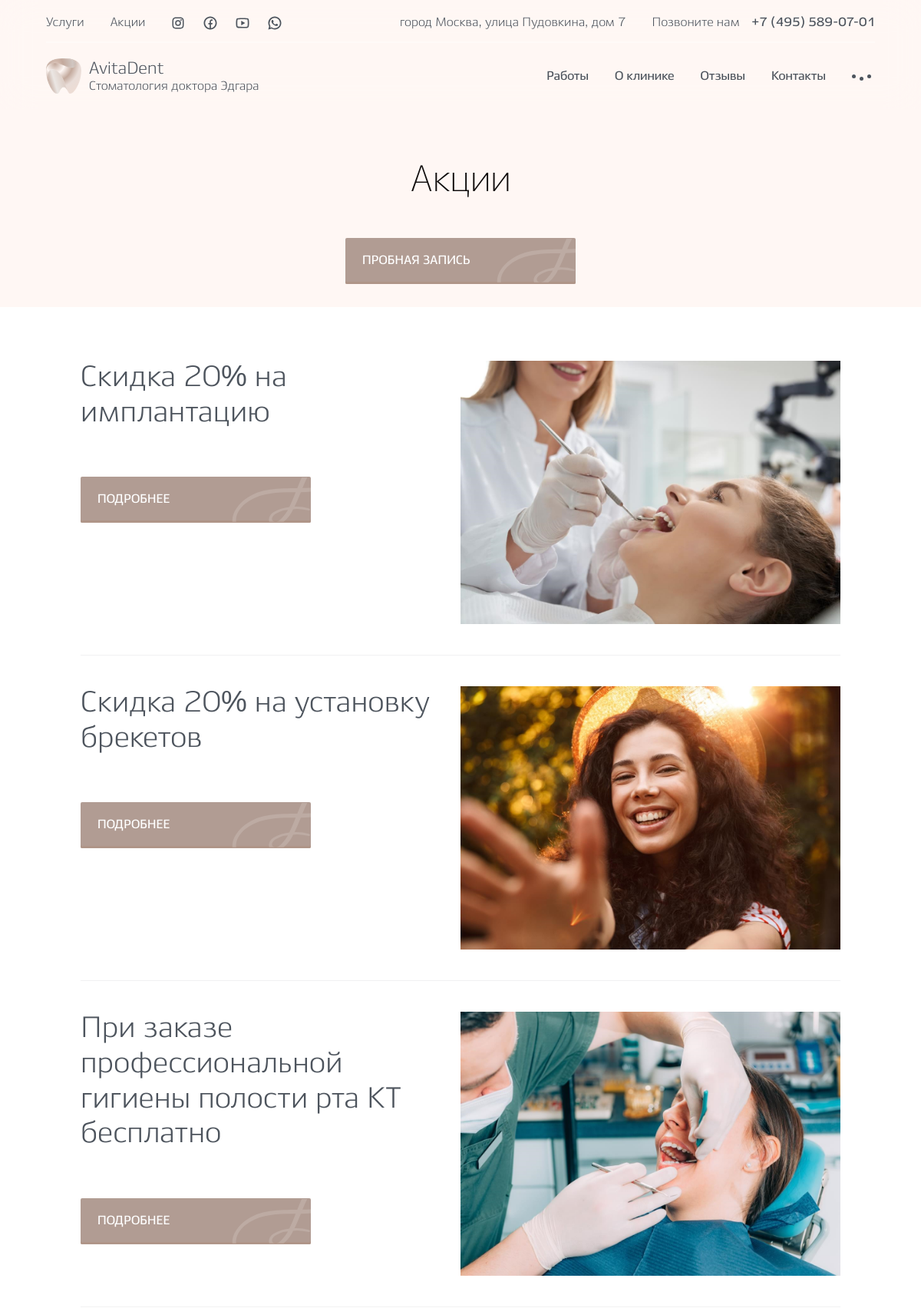
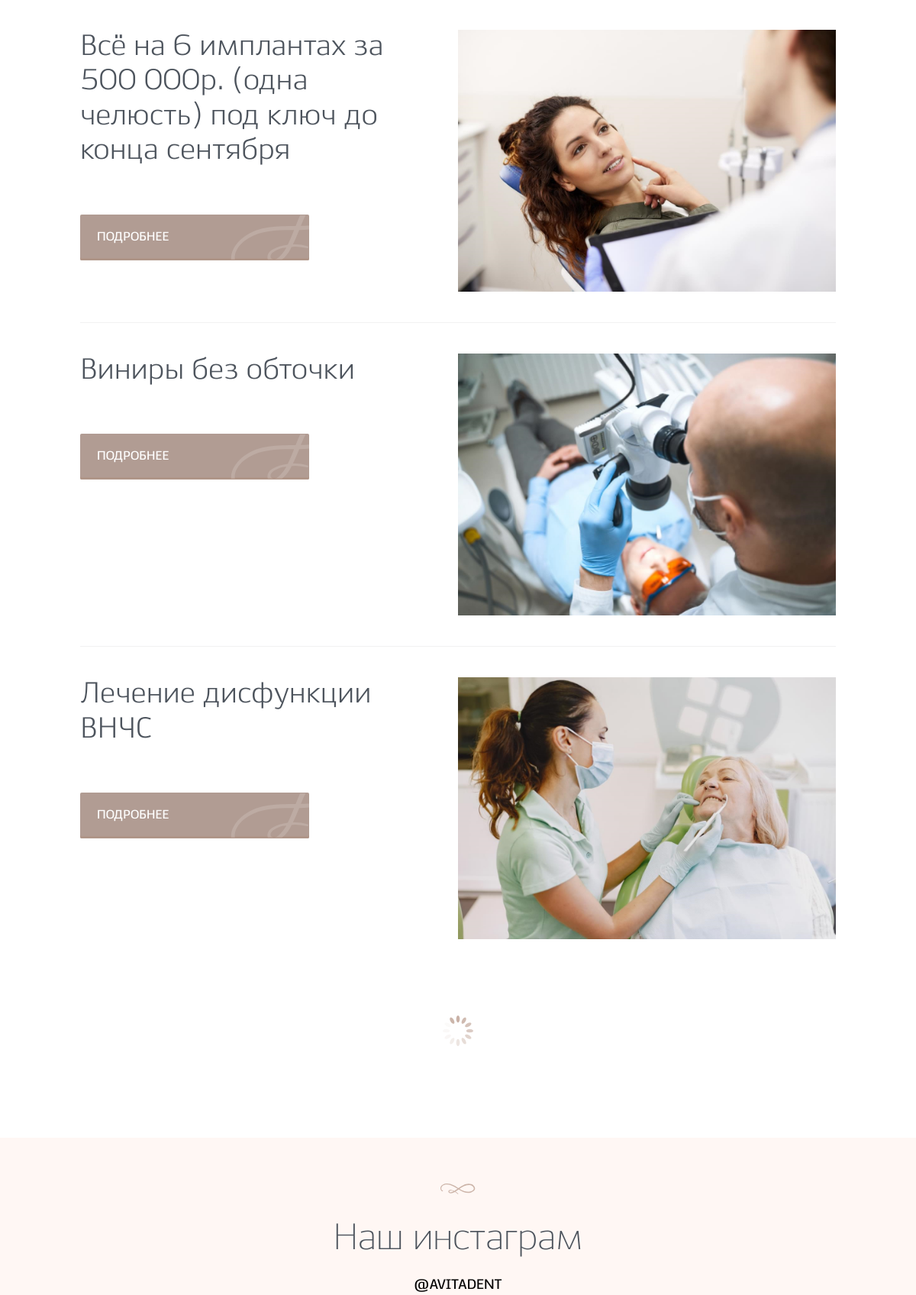
The page /actions/ (upper part) on the database its author committed (2 pictures, top to bottom).
### AvitaDentApp/models.py (models this page shows)
class Actions(models.Model):
    Actions_title = models.CharField(max_length=100, verbose_name='Название акции')
    Actions_webp = models.ImageField(upload_to='images/actions_gallery_images/webp', blank=True, null=True)
    Actions_gallery = models.ImageField(upload_to='images/actions_gallery_images')
    class Meta:
        verbose_name = "Акции"
        verbose_name_plural = "Акции"
        ordering = ['id']

### AvitaDentApp/views.py (the view)
# urls.py: path('actions/', ActionsPageView.as_view(), name='actions'), # Акции
class ActionsPageView(View):
    def get(self, request, *args, **kwargs):
        actions = Actions.objects.all()
        print(F'request.path == {self.request.path}')
        return render(
            request,
            'AvitaDentApp/actions.html',
            {
                'actions': actions,
            }
        )

### AvitaDentApp/templates/AvitaDentApp/actions.html (shortened to what this page needs)
{% extends 'base.html' %}
{% load static %}
{% block header_class_header %}header-serv{% endblock %}
{% block header_info %}
    <div class="header__info" data-da="header__mob-bg,last,767">
        <div class="header__fade-in">
            <h1 class="ml16">Акции</h1>
        </div>
        <div class="header-serv__info-link main-link">
            <a href=#popup class="_popup-link">Пробная запись</a>
        </div>
    </div>
{% endblock %}
{% block main_class_page %}
    <section>
        <div class="action-page">
            <div class="action-page__container _container-main">
                {% for action in actions %}
                    <div class="action-page__item">
                        <div class="action-page__item-text">
                            <p>{{ action.Actions_title }}</p>
                            <div class="action-page__info-link main-link">
                                <a href="#popup" class="_popup-link">Подробнее</a>
                            </div>
                        </div>
                        <div class="action-page__img">
                            <picture>
                                <source srcset="{{ action.Actions_webp.url }}" type="image/webp" />
                                <img src="{{ action.Actions_gallery.url }}" alt="картинка акции" />
                            </picture>
                        </div>
                    </div>
                {% endfor %}
            </div>
            <div class="offers__loader">
                <picture>
                    <source srcset="{% static 'AvitaDentApp/TEMP/img/loader.svg' %}" type="image/webp" />
                    <img src="{% static 'AvitaDentApp/TEMP/img/loader.svg' %}" alt="декоративная картинка" />
                </picture>
            </div>
        </div>
    </section>
{% endblock %}

### templates/base.html (shortened to what this page needs)
{% load static %}
<!DOCTYPE html>
<html lang="ru">
    <head>
        <link rel="stylesheet" href="{% static 'AvitaDentApp/TEMP/css/style.min.css' %}" />
    </head>
    <body>
        <div class="wrapper">
            <header class="{% block header_class_header %}{% endblock %}">
                <div class="header__blur">
                    <div class="header__wrap header__wrap--info">
                        <div class="header__main header__main--info">
                            <div class="header__main-social">
                                <a href="{% url 'services' %}">Услуги</a>
                                <a href="{% url 'actions' %}">Акции</a>
                                <div class="footer__socials">
                                    <a href="https://www.instagram.com/avitadent/">
                                        <picture>
                                            <source srcset="{% static 'AvitaDentApp/TEMP/img/social1.svg' %}" type="image/webp" />
                                            <img src="{% static 'AvitaDentApp/TEMP/img/social1.svg' %}" alt="картинка соц сети" />
                                        </picture>
                                    </a>
                                    <a href="https://www.facebook.com/avitadent">
                                        <picture>
                                            <source srcset="{% static 'AvitaDentApp/TEMP/img/social2.svg' %}" type="image/webp" />
                                            <img src="{% static 'AvitaDentApp/TEMP/img/social2.svg' %}" alt="картинка соц сети">
                                        </picture>
                                    </a>
                                    <a href="#">
                                        <picture>
                                            <source srcset="{% static 'AvitaDentApp/TEMP/img/social3.svg' %}" type="image/webp" />
                                            <img src="{% static 'AvitaDentApp/TEMP/img/social3.svg' %}" alt="картинка соц сети" />
                                        </picture>
                                    </a>
                                    <a href="https://api.whatsapp.com/send?phone=79255890701">
                                        <picture>
                                            <source srcset="{% static 'AvitaDentApp/TEMP/img/social4.svg' %}" type="image/webp" />
                                            <img src="{% static 'AvitaDentApp/TEMP/img/social4.svg' %}" alt="картинка соц сети" />
                                        </picture>
                                    </a>
                                </div>
                            </div>
                            <div class="header__menu header__menu-contacts">
                                <a href="https://yandex.ru/maps/213/moscow/house/ulitsa_pudovkina_7/Z04YcwVoSkUAQFtvfXtzd3VhZw==/?ll=37.528306%2C55.726923&z=17">город Москва, улица Пудовкина, дом 7</a>
                                <p>Позвоните нам</p>
                                <a href="tel:+74955890701">+7 (495) 589-07-01</a>
                            </div>
                        </div>
                    </div>
                    <div class="header__wrap">
                        <div class="header__main">
                            <a href="{% url '/' %}" class="header__logo">
                                <picture>
                                    <source srcset="{% static 'AvitaDentApp/TEMP/img/logo.svg' %}" type="image/webp" />
                                    <img src="{% static 'AvitaDentApp/TEMP/img/logo.svg' %}" width="46" height="46" alt="логотип" />
                                </picture>
                                <div class="header__logo-text-group">
                                    <h1>AvitaDent</h1>
                                    <p data-da="header__mob-blur,last,767">Стоматология доктора Эдгара</p>
                                </div>
                            </a>
                            <div class="header__menu">
                                <a href="{% url 'gallery' %}">Работы</a>
                                <a href="{% url 'clinic-page' %}">О клинике</a>
                                <a href="{% url 'reviews' %}">Отзывы</a>
                                <a href="{% url 'contacts' %}">Контакты</a>
                                <a href="#burger" class="header__burger _popup-link">
                                </a>
                            </div>
                        </div>
                    </div>
                </div>
                {% block header_info %}{% endblock %}
            </header>
            <main class="page">
                {% block main_class_page %}{% endblock %}
            </main>
            <footer class="footer">
                <div class="footer__content _container-main">
                    <div class="footer__inst main-block">
                        <picture>
                            <source srcset="{% static 'AvitaDentApp/TEMP/img/art.svg' %}" type="image/webp" />
                            <img class="art" src="{% static 'AvitaDentApp/TEMP/img/art.svg' %}" width="46" height="15" alt="декоративное изображение" />
                        </picture>
                        <h2>Наш инстаграм</h2>
                        <a href="https://www.instagram.com/avitadent/">@AVITADENT</a>
                    </div>
                </div>
            </footer>
        </div>
    </body>
</html>

### rows shown on the page
Actions: Actions_title "Скидка 20% на имплантацию", shows a picture
Actions: Actions_title "Скидка 20% на установку брекетов", shows a picture
Actions: Actions_title "При заказе профессиональной гигиены полости рта КТ бесплатно", shows a picture
Actions: Actions_title "Всё на 6 имплантах за 500 000р. (одна челюсть) под ключ до конца сентября", shows a picture
Actions: Actions_title "Виниры без обточки", shows a picture
Actions: Actions_title "Лечение дисфункции ВНЧС", shows a picture
